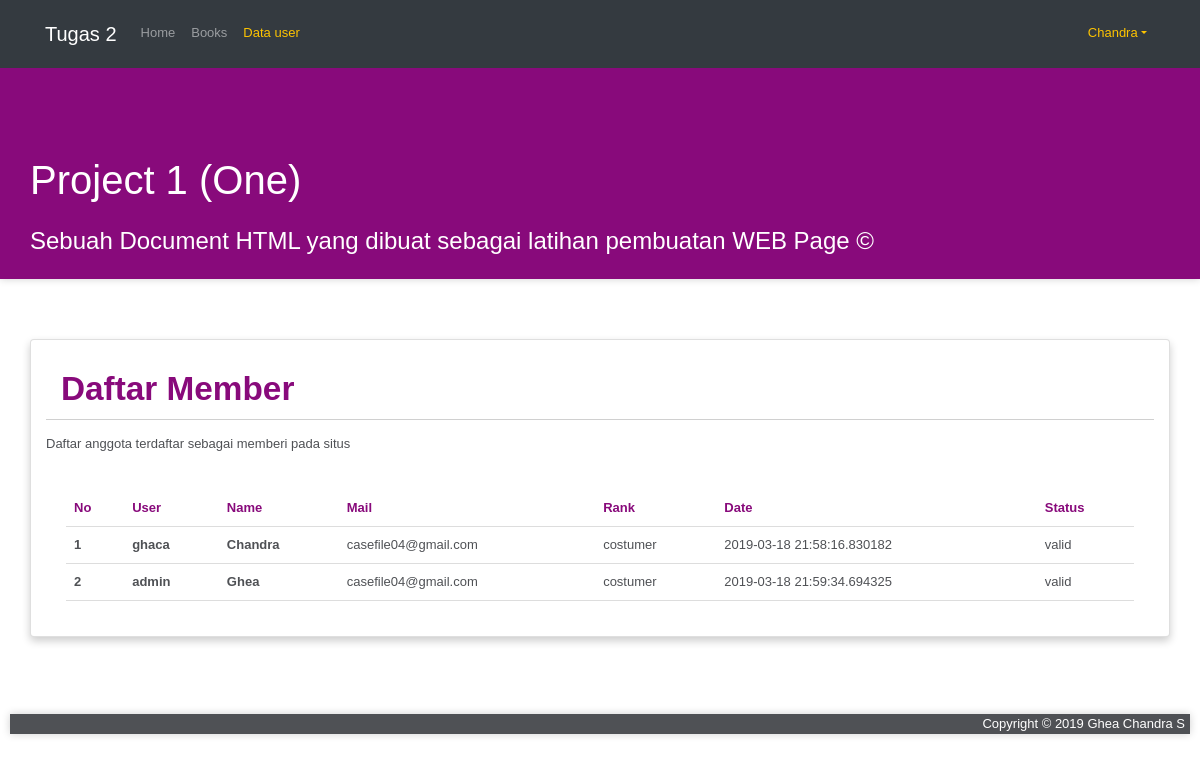
The app's page /user (signed in), older data.
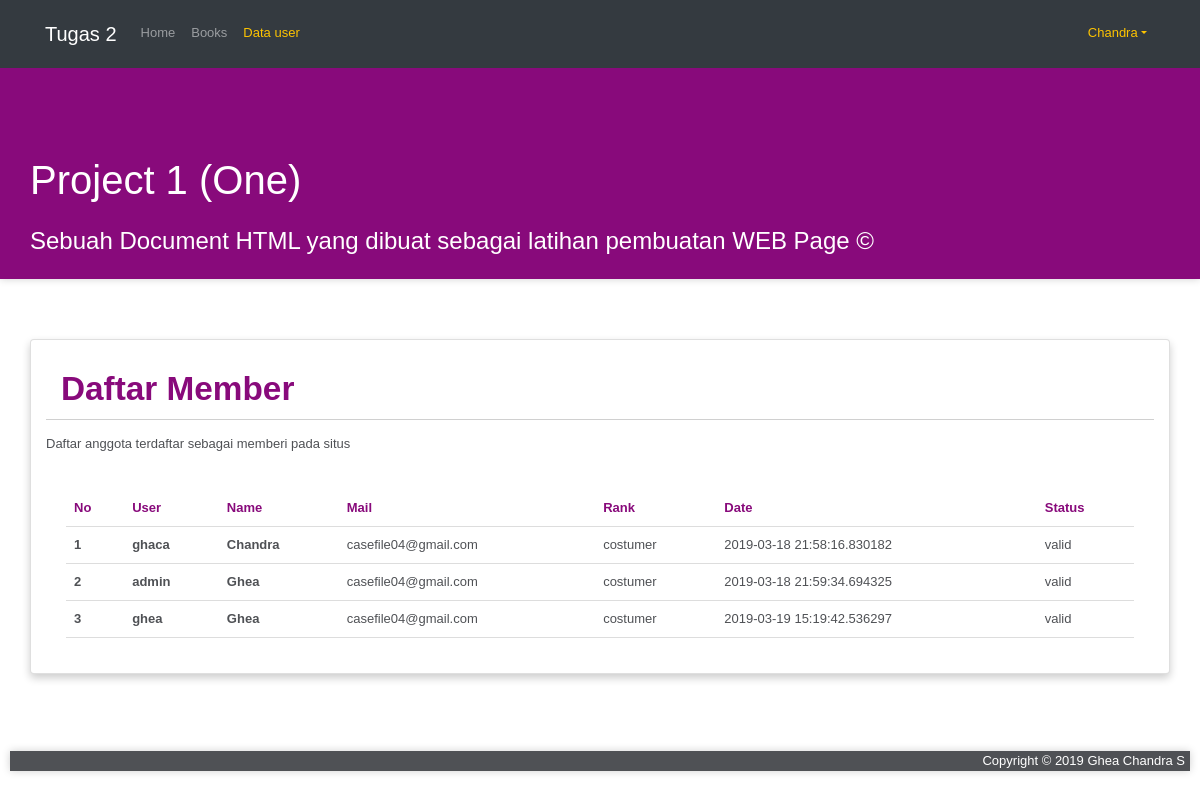
The same page, newer data.
### models.py (models this page shows, shortened)
class User(Base):
    __tablename__ = 'users'
    id = Column(Integer, primary_key=True)
    user = Column(String(50))
    name = Column(String(128))
    mail = Column(String(128))
    password = Column(String(128))
    rank = Column(String(50))
    date = Column(DateTime, default=datetime.utcnow)
    stat = Column(String(120))

### application.py (the view)
@app.route('/user')
@login_required
def user():
    html_file='user'
    part={}
    page_data = Data_control()
    page_data.add('page_active', html_file)
    page_data.add('page_title', 'PJ1 | '+(html_file.title()))
    page_data.add('title', title)
    data_user = db_User.query.all()
    part["register"]    = False
    part["user_list"]   = True
    page_data.add('data_user', data_user)
    page_data.add('user_active', user)
    log_st='logged_in' if session.get('logged_in') == True else 'logged_out'
    HTML = render_template(html_file+'.html', title = title,  part=part, data = page_data.all())
    return f"{HTML}"

### application.py (called while the page is built)
@login_manager.user_loader
def load_user(user_id):
    return User(user_id)

@app.teardown_appcontext
def shutdown_session(exception=None):
    db_session.remove()

### control_center.py (called while the page is built)
    def add(self, name, content):
        self.data[name] = content

    def all(self):
        return self.data

### templates/user.html
{% extends 'register.html' %}
	{% block content_title %}Daftar Member{% endblock %}
	{% block content_Description %}Daftar anggota terdaftar sebagai memberi pada situs{% endblock %}

### templates/register.html (shortened to what this page needs)
{% extends 'base.html' %}
{% block content %}
  {% block list %}
    {% if part['user_list'] %}
      <div class="profile">
          <div class="container card">
              <div class="row">
                  <div class="col-lg-12">
                      <div class="profile_content">
                          <h2>{% block content_title %}Data Partisipan{% endblock %}</h2>
                          <p>{% block content_Description %}Berikut adalah data partisipan perkuliahan pemrograman web{% endblock %}</p>
                      </div>
                      <div class="data-tabel">
                          <table>
                              <thead>
                                  <tr>
                                      <td>No</td>
                                      <td>User</td>
                                      <td>Name</td>
                                      <td>Mail</td>
                                      <td>Rank</td>
                                      <td>Date</td>
                                      <td>Status</td>
                                  </tr>
                              </thead>
                              <tbody>
                                {% for user in data['data_user'] %}
                                    <tr {% if data["user_active"]==user.user %}style="background-color:red;color:white;"{% endif %}>
                                        <th scope="row">{{ user.id }}</th>
                                        <th>{{ user.user }}</th>
                                        <th>{{ user.name }}</th>
                                        <td> {{ user.mail }} </td>
                                        <td> {{ user.rank }} </td>
                                        <td> {{ user.date }} </td>
                                        <td> {{ user.stat }} </td>
                                    </tr>
                                {% endfor %}
                              </tbody>
                          </table>
                      </div>
                  </div>
              </div>
          </div>
      </div>
    {% endif %}
  {% endblock %}
{% endblock %}

### templates/base.html (shortened to what this page needs)
<!DOCTYPE html>
<html>
<head>
    <html lang="en">
    <link href="{{ url_for('static', filename='bootstrap.min.css') }}" rel="stylesheet" />
    <link href="{{ url_for('static', filename='style.css') }}" rel="stylesheet" />
    <link href="https://maxcdn.bootstrapcdn.com/font-awesome/4.7.0/css/font-awesome.min.css" rel="stylesheet">
    <link rel="stylesheet" href="https://use.fontawesome.com/releases/v5.1.0/css/all.css">
</head>
<body>
<nav class="navbar navbar-expand-lg navbar-dark bg-dark">
  <div class="container">
    <a class="navbar-brand" href="{{ url_for('index') }}">Tugas 2</a>
    <div class="collapse navbar-collapse" id="navbarsExample07">
      <ul class="navbar-nav mr-auto">
        <li class="nav-item {% if data['page_active']=="home" %}active{% endif %}">
          <a class="nav-link" href="{{ url_for('index') }}">Home</a>
        </li>
    {% if not session['logged_in'] %}
        <li class="nav-item {% if data['page_active']=="about" %}active{% endif %}">
          <a class="nav-link" href="{{ url_for('about') }}">Creator</a>
        </li>
        <li class="nav-item {% if data['page_active']=="contact" %}active{% endif %}">
          <a class="nav-link" href="{{ url_for('contact') }}">Contact</a>
        </li>
      </ul>
      <ul class="navbar-nav mr-right">
        <li class="nav-item">
          <a class="nav-link" data-toggle="modal" data-target="#myModal">Login</a>
        </li>
        <li class="nav-item">
          <a class="nav-link" href="{{ url_for('register') }}">Register</a>
        </li>
      </ul>
    {% else %}
        <li class="nav-item {% if data['page_active']=="books" %}active{% endif %}">
          <a class="nav-link" href="{{ url_for('books') }}">Books</a>
        </li>
        <li class="nav-item {% if data['page_active']=="user" %}active{% endif %}">
          <a class="nav-link" href="{{ url_for('user')}}">Data user</a>
        </li>
      </ul>
      <ul class="navbar-nav">
        <li class="nav-item dropdown">
            <a class="nav-link dropdown-toggle active" href="#" id="navdrop" role="button" data-toggle="dropdown" data-hover="dropdown">{{ session['name'] }}</a>
        </li>
      </ul>
    {% endif %}
    </div>
  </div>
</nav>
    <header>
      <h1>{{ data['title'] }}</h1>
      <h4>Sebuah Document HTML yang dibuat sebagai latihan pembuatan WEB Page &copy;</h4>
    </header>
    {% block content %}{% endblock %}
            <footer>
        <a>Copyright &copy; 2019 Ghea Chandra S</a>
    </footer>
</body>
</html>

### static/style.css (style rules this page uses)
body { background-color: #fff; font: 13px / 20px normal Helvetica, Arial, sans-serif; color: #4F5155; }
header { padding: 15px; padding-top: 55pt; box-shadow: 0 0 8px #D0D0D0; color: white; background-color: #880a7b; }
header h4 { color: #ffffff; padding-right: 15px; padding-left: 15px; }
header h1 { padding: 15px; color: #ffffff; }
#begin h1, #begin h2, #begin h3, #container h1, #container h2, #container h3, .container h1, .container h2, .container h3 { padding: 14px 15px 10px 15px; }
#begin h1, #begin h2, #container h1, #container h2, .container h1, .container h2 { background-color: transparent; border-bottom: 1px solid #D0D0D0; font-size: 25pt; font-weight: bold; margin: 0 0 14px 0; }
#begin h1, #begin h2, #begin h3, #begin h4, #begin h5, #container h1, #container h2, #container h3, #container h4, #container h5, .container h1, .container h2, .container h3, .container h4, .container h5 { color: #880a7b; }
.box, .card { padding: 15px; max-width: 95%; }
.card { box-shadow: 0 4px 8px 0 rgba(0, 0, 0, 0.2); transition: 0.3s; }
a { color: #003399; background-color: transparent; font-weight: normal; }
.navbar { background: #222222; }
.nav-item::after { content: ''; display: block; width: 0px; height: 2px; background: #fec400; transition: 0.3s; }
.navbar-dark .navbar-nav .active > .nav-link, .navbar-dark .navbar-nav .nav-link.active, .navbar-dark .navbar-nav .nav-link.show, .navbar-dark .navbar-nav .show > .nav-link, .navbar-dark .navbar-nav .nav-link:focus, .navbar-dark .navbar-nav .nav-link:hover { color: #fec400; }
.nav-link { padding: 15px 5px; transition: 0.3s; }
.profile { padding-top: 45pt; padding-bottom: 50pt; }
.profile_content h2 { color: #880a7b; }
footer { margin: 10px; background-color: #4F5155; box-shadow: 0 0 8px #D0D0D0; text-align: right; }
footer a { color: #fff !important; padding: 5px; }
table { border-collapse: collapse; width: 100%; }
th, td { padding: 8px; text-align: left; border-bottom: 1px solid #ddd; }
.data-tabel { padding: 20px; }
thead { color: #880a7b; font-weight: bold; }

Row changes from the older to the newer data that the page shows:
added User: id "3", user "ghea", name "Ghea", mail "casefile04@gmail.com", rank "costumer", date "2019-03-19 15:19:42.536297", stat "valid"
